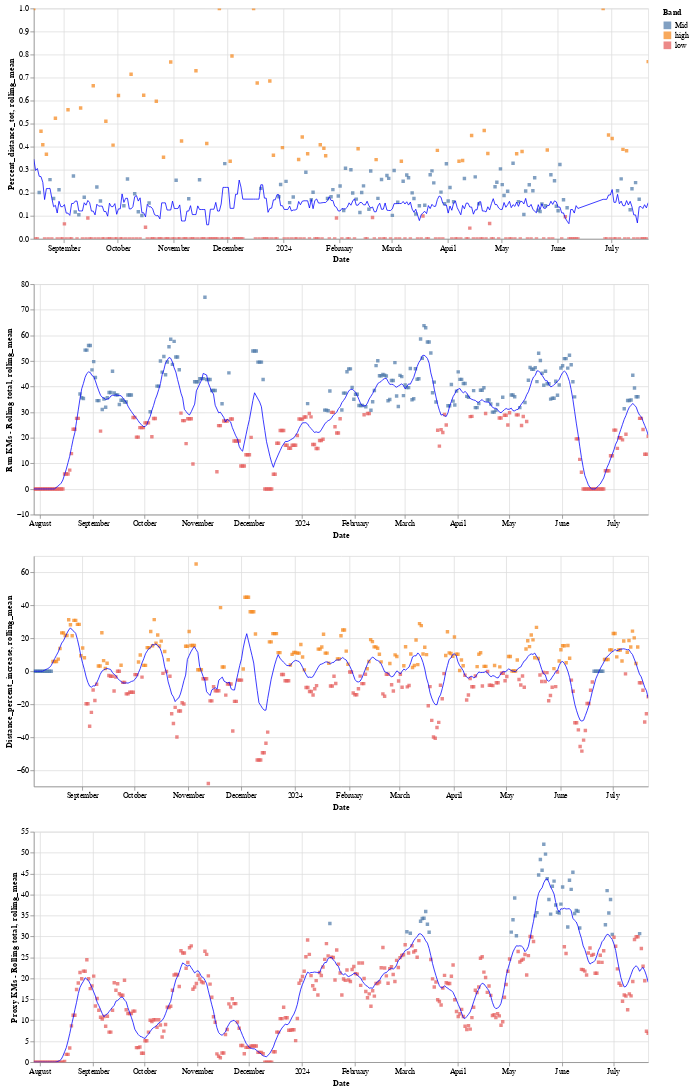

The notebook cell this image was saved under:
### Code cell
(date_percent_dist) & (date_rolling_dist) & (date_dist_incre) & (date_rolling_proxy_dist)

### Figure 1 — Vega-Lite specification as saved in the notebook (floating-point values rounded to 4 significant figures; data arrays with more than 128 entries replaced by an {"elided": "..."} marker saying what was removed)
{"config": {"view": {"continuousWidth": 300, "continuousHeight": 300}}, "vconcat": [{"layer": [{"mark": {"type": "square", "size": 20}, "encoding": {"color": {"field": "Band", "type": "nominal"}, "tooltip": [{"field": "Date", "type": "temporal"}, {"field": "Percent_distance_tot", "type": "quantitative"}], "x": {"field": "Date", "type": "temporal"}, "y": {"field": "Percent_distance_tot", "scale": {"zero": false}, "type": "quantitative"}}, "name": "view_17"}, {"mark": {"type": "line", "color": "blue", "size": 1}, "encoding": {"x": {"field": "Date", "type": "temporal"}, "y": {"field": "rolling_mean", "scale": {"zero": false}, "type": "quantitative"}}, "transform": [{"window": [{"op": "mean", "field": "Percent_distance_tot", "as": "rolling_mean"}], "frame": [-5, 5]}]}], "data": {"name": "data-8390e28a95d98200c64c778657e9f719"}, "height": 300, "width": 800}, {"layer": [{"mark": {"type": "square", "size": 20}, "encoding": {"color": {"field": "Band", "type": "nominal"}, "tooltip": [{"field": "Date", "type": "temporal"}, {"field": "Run KMs - Rolling total", "type": "quantitative"}], "x": {"field": "Date", "type": "temporal"}, "y": {"field": "Run KMs - Rolling total", "scale": {"zero": false}, "type": "quantitative"}}, "name": "view_18"}, {"mark": {"type": "line", "color": "blue", "size": 1}, "encoding": {"x": {"field": "Date", "type": "temporal"}, "y": {"field": "rolling_mean", "scale": {"zero": false}, "type": "quantitative"}}, "transform": [{"window": [{"op": "mean", "field": "Run KMs - Rolling total", "as": "rolling_mean"}], "frame": [-5, 5]}]}], "data": {"name": "data-4badc5d12ff81559f19b8eea1e9544c7"}, "height": 300, "width": 800}, {"layer": [{"mark": {"type": "square", "size": 20}, "encoding": {"color": {"field": "Band", "type": "nominal"}, "tooltip": [{"field": "Date", "type": "temporal"}, {"field": "Distance_percent_increase", "type": "quantitative"}], "x": {"field": "Date", "type": "temporal"}, "y": {"field": "Distance_percent_increase", "scale": {"zero": false}, "type": "quantitative"}}, "name": "view_20"}, {"mark": {"type": "line", "color": "blue", "size": 1}, "encoding": {"x": {"field": "Date", "type": "temporal"}, "y": {"field": "rolling_mean", "scale": {"zero": false}, "type": "quantitative"}}, "transform": [{"window": [{"op": "mean", "field": "Distance_percent_increase", "as": "rolling_mean"}], "frame": [-5, 5]}]}], "data": {"name": "data-27a2b688965279b5692c81341f4e4540"}, "height": 300, "width": 800}, {"layer": [{"mark": {"type": "square", "size": 20}, "encoding": {"color": {"field": "Band", "type": "nominal"}, "tooltip": [{"field": "Date", "type": "temporal"}, {"field": "Proxy KMs - Rolling total", "type": "quantitative"}], "x": {"field": "Date", "type": "temporal"}, "y": {"field": "Proxy KMs - Rolling total", "scale": {"zero": false}, "type": "quantitative"}}, "name": "view_19"}, {"mark": {"type": "line", "color": "blue", "size": 1}, "encoding": {"x": {"field": "Date", "type": "temporal"}, "y": {"field": "rolling_mean", "scale": {"zero": false}, "type": "quantitative"}}, "transform": [{"window": [{"op": "mean", "field": "Proxy KMs - Rolling total", "as": "rolling_mean"}], "frame": [-5, 5]}]}], "data": {"name": "data-2547cfea1fc4b21649278ea4ebf72bf8"}, "height": 300, "width": 800}], "params": [{"name": "param_17", "select": {"type": "interval", "encodings": ["x", "y"]}, "bind": "scales", "views": ["view_17"]}, {"name": "param_18", "select": {"type": "interval", "encodings": ["x", "y"]}, "bind": "scales", "views": ["view_18"]}, {"name": "param_20", "select": {"type": "interval", "encodings": ["x", "y"]}, "bind": "scales", "views": ["view_20"]}, {"name": "param_19", "select": {"type": "interval", "encodings": ["x", "y"]}, "bind": "scales", "views": ["view_19"]}], "$schema": "https://vega.github.io/schema/vega-lite/v5.17.0.json", "datasets": {"data-8390e28a95d98200c64c778657e9f719": {"elided": "324 records"}, "data-4badc5d12ff81559f19b8eea1e9544c7": {"elided": "360 records"}, "data-27a2b688965279b5692c81341f4e4540": {"elided": "353 records"}, "data-2547cfea1fc4b21649278ea4ebf72bf8": {"elided": "360 records"}}}
